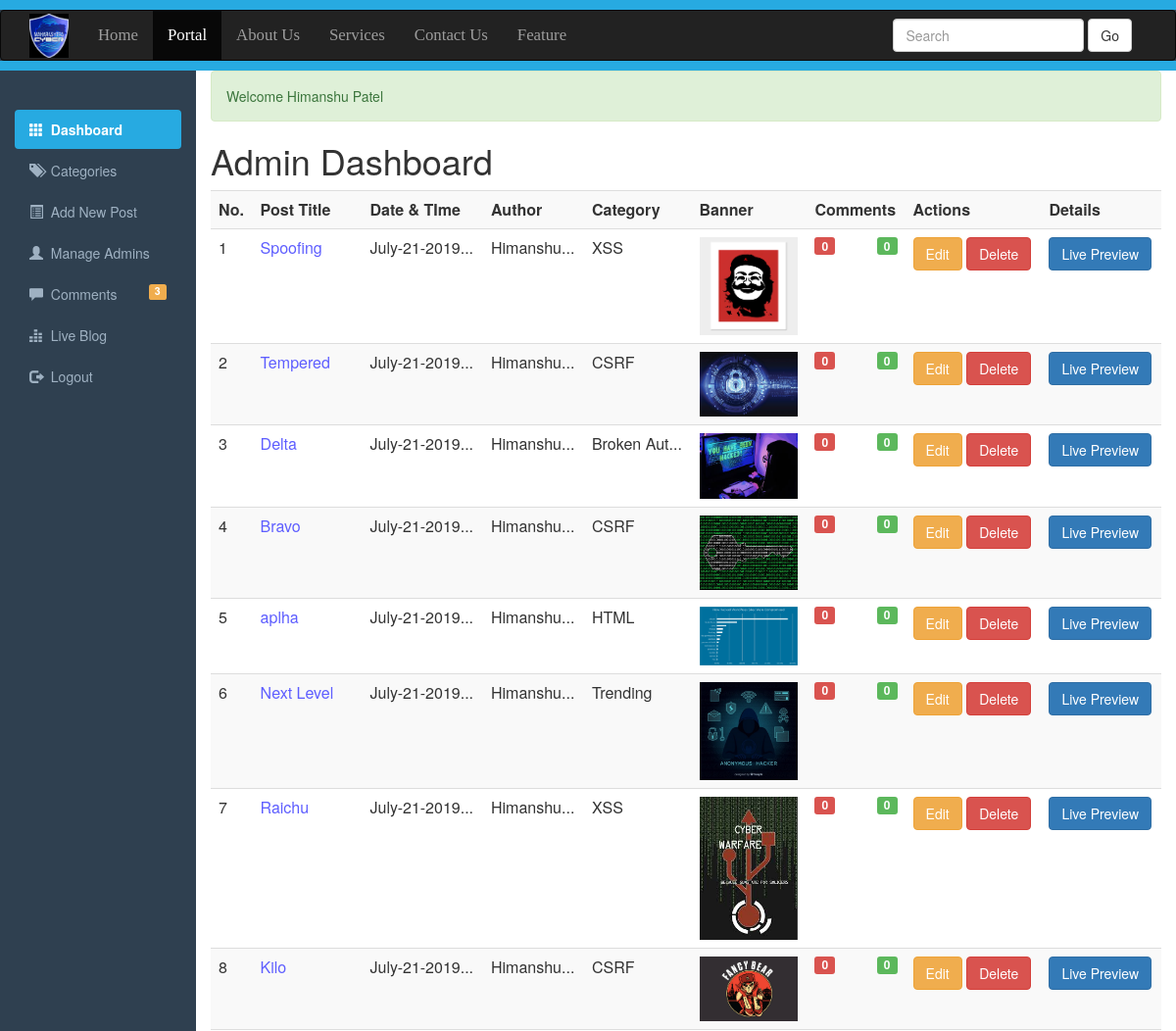
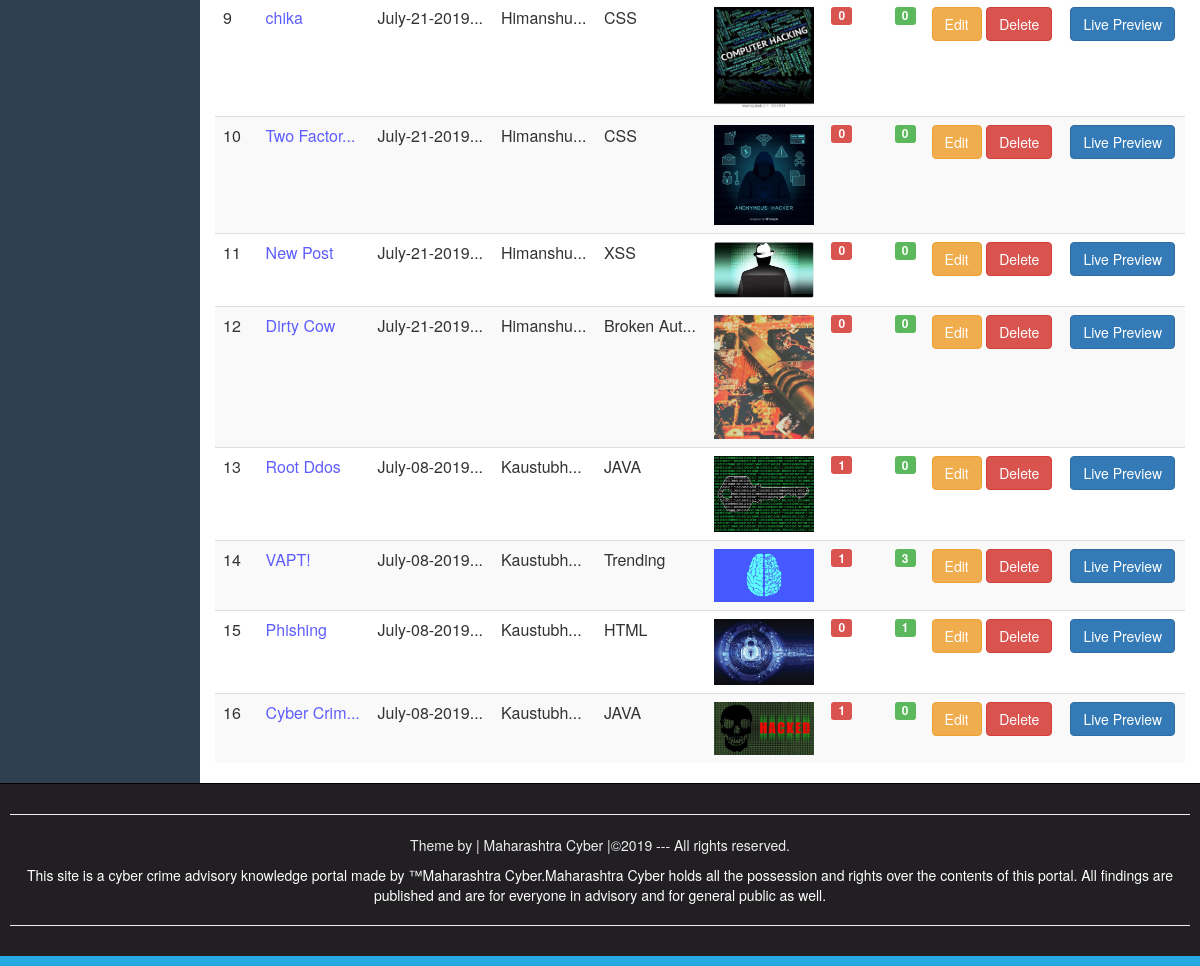
Page /Dashboard.php (signed in) on the committed database (2 pictures, top to bottom).
### tables this page shows
CREATE TABLE `admin_panel` (
  `id` int(10) NOT NULL,
  `datetime` varchar(50) NOT NULL,
  `category` varchar(250) NOT NULL,
  `title` varchar(200) NOT NULL,
  `author` varchar(100) NOT NULL,
  `image` varchar(300) NOT NULL,
  `post` varchar(20000) NOT NULL
);

### Dashboard.php (the view, shortened to what this page needs)
<?php require_once("include/Sessions.php");?>
<!DOCTYPE>
<html>
    <head>
        <link rel="stylesheet" href="css/bootstrap.min.css">
        <link rel="stylesheet" href="css/adminstyle.css">
    </head>
    <body>
    <div style="height: 10px;background: #27AAE1;"></div>
     <nav class ="navbar navbar-inverse" role="navigation">
    <div class="container">
        <div class="navbar-header">
        <a class="navbar-brand" href="Portal.php">
        <img style="margin-top: -12px;" src="images/maha.jfif" width=40;height=7;>
        </a>
        </div>
        <div class="collapse navbar-collapse" id="collapse">
        <ul class="nav navbar-nav">
            <li><a href="#">Home</a></li>
            <li class="active"><a href="Portal.php" target="_blank">Portal</a></li>
            <li><a href="#">About Us</a></li>
            <li><a href="#">Services</a></li>
            <li><a href="#">Contact Us</a></li>
            <li><a href="#">Feature</a></li>
        </ul>
        <form action="Portal.php" class="navbar-form navbar-right">
        <div class="form-group">
        <input type="text" class="form-control" placeholder="Search" name="Search">
        </div>
        <button class="btn btn-default" name="SearchButton">Go</button>
        </form>
        </div>
        </nav>
        <div class="Line" style="height: 10px;background: #27AAE1;"></div>
<div class="container-fluid">
<div class="row">
    <div class="col-sm-2">
    <br><br>
        <ul id="Side_Menu" class="nav nav-pills nav-stacked">
        <li class="active"><a href="Dashboard.php">
        <span class="glyphicon glyphicon-th"></span>
        &nbsp;Dashboard</a></li>
        <li><a href="Categories.php">
        <span class="glyphicon glyphicon-tags"></span>
        &nbsp;Categories</a></li>
        <li><a href="AddNewPost.php">
        <span class="glyphicon glyphicon-list-alt"></span>
        &nbsp;Add New Post</a></li>
        <li><a href="ManageAdmin.php">
        <span class="glyphicon glyphicon-user"></span>
        &nbsp;Manage Admins</a></li>
        <li><a href="Comments.php">
        <span class="glyphicon glyphicon-comment"></span>
        &nbsp;Comments
        <?php
                     global $connection;
                     $QueryTotal="SELECT COUNT(*) FROM comments WHERE status='OFF'";
                     $ExecuteTotal=mysqli_query($connection,$QueryTotal);
                     $RowsTotal=mysqli_fetch_array($ExecuteTotal);
                     $TotalUnApprovedComments=array_shift($RowsTotal);
                ?>
                <span class="label pull-right label-warning">
                <?php echo $TotalUnApprovedComments; ?></span>
        </a></li>
        <li><a href="#">
        <span class="glyphicon glyphicon-equalizer"></span>
        &nbsp;Live Blog</a></li>
        <li><a href="Logout.php">
        <span class="glyphicon glyphicon-log-out"></span>
        &nbsp;Logout</a></li>
        </ul>
        </div>
        <div class="col-sm-10">
        <div><?php  echo Message();
                    echo SuccessMessage();
         ?></div>
        <h1>Admin Dashboard</h1>
        <div class="table-responsive">
         <table class="table table-striped table-hover">
            <tr>
                <th>No.</th>
                <th>Post Title</th>
                <th>Date & TIme</th>
                <th>Author</th>
                <th>Category </th>
                <th>Banner</th>
                <th>Comments</th>
                <th>Actions</th>
                <th>Details</th>
            </tr>
            <?php
            global $connection;
            $ViewQuery="SELECT * FROM admin_panel ORDER BY datetime desc";
            $Execute=mysqli_query($connection,$ViewQuery);
            $SrNo=0;
            while($DataRows=mysqli_fetch_array($Execute)){
                $Id=$DataRows["id"];
                $DateTime=$DataRows["datetime"];
                $Title=$DataRows["title"];
                $Category=$DataRows["category"];
                $Admin=$DataRows["author"];
                $Image=$DataRows["image"];
                $SrNo++;
            ?>
            <tr>
            <td><?php echo $SrNo;?></td>
            <td style="color: #5e5eff;"><?php
            if(strlen($Title)>10){$Title=substr($Title,0,10)."...";}
            echo $Title;?></td>
            <td><?php
            if(strlen($DateTime)>11){$DateTime=substr($DateTime,0,12)."...";}
            echo $DateTime;?></td>
            <td><?php
             if(strlen($Admin)>8){$Admin=substr($Admin,0,8)."...";}
            echo $Admin;?></td>
            <td><?php
            if(strlen($Category)>10){$Category=substr($Category,0,10)."...";}
            echo  $Category;?></td>
            <td><img src="upload/<?php echo $Image;?>" width="100";height="30px"></td>
            <td>
                <?php
                     global $connection;
                     $QueryApproved="SELECT COUNT(*) FROM comments WHERE admin_panel_id='$Id'AND status='ON'";
                     $QueryDisApproved="SELECT COUNT(*) FROM comments WHERE admin_panel_id='$Id'AND status='OFF'";
                     $ExecuteApproved=mysqli_query($connection,$QueryApproved);
                     $ExecuteDisApproved=mysqli_query($connection,$QueryDisApproved);
                     $RowsApproved=mysqli_fetch_array($ExecuteApproved);
                     $RowsDisApproved=mysqli_fetch_array($ExecuteDisApproved);
                     $TotalDisApproved=array_shift($RowsDisApproved);
                     $TotalApproved=array_shift($RowsApproved);
                ?>
                <span class="label pull-left label-danger">
                <?php echo $TotalDisApproved; ?></span>
                <span class="label pull-right label-success">
                <?php echo $TotalApproved; ?></span>
            </td>
            <td>
            <a href="EditPost.php?Edit=<?php echo $Id;?>">
            <span class="btn btn-warning">Edit</span>
            </a>
            <a href="DeletePost.php?Delete=<?php echo $Id;?>">
            <span class="btn btn-danger">Delete</span>
            </a>
            </td>
            <td><a href="FullPost.php?id=<?php echo $Id;?>" target="_blank"><span class="btn btn-primary">Live Preview</span></td></a>
            </tr>
<?php } ?>
</table>
</div>
        </div>
</div>
</div>
<div id="Footer">
    <hr><p>Theme by | Maharashtra Cyber |&copy;2019 --- All rights reserved.
</p>
<a style="color: white; text-decoration:none; cursor: pointer; font weight: bold" href="https://www.reportphishing.in/index.php" target="_blank">
<p>This site is a cyber crime advisory knowledge portal made by &trade;Maharashtra Cyber.Maharashtra Cyber holds all the possession and rights over the contents of this portal.
    All findings are published and are for everyone in advisory and for general public as well.
</p><hr></a>
</div>
<div style="height: 10px; background: #27AAE1;"></div>
    </body>
</html>

### css/adminstyle.css (style rules this page uses)
.navbar-nav li { font-family: Bitter,Georgia,Times,"Times New Roman",serif; font-size: 1.2em; }
.Line { margin-top: -20px; }
body { background-color: #2f4050; }
.col-sm-10 { background-color: #ffffff; }
#Side_Menu a { color: #9fb1c2; }
#Side_Menu .active a { color: #ffffff; background-color: #27AAE1; font-weight: bold; }
#Footer { padding: 10px; border-top: 1px solid black; color: #eeeeee; background-color: #211f22; text-align: center; }

### Dashboard.php (style rules this page uses)
.navbar-nav li { font-family: Bitter,Georgia,Times,"Times New Roman",serif; font-size: 1.2em; }
.Line { margin-top: -20px; }

### rows in the picture
admin_panel: title "Spoofing", datetime "July-21-2019...", author "Himanshu...", category "XSS", image (picture), TotalDisApproved "0", TotalApproved "0"
admin_panel: title "Tempered", datetime "July-21-2019...", author "Himanshu...", category "CSRF", image (picture), TotalDisApproved "0", TotalApproved "0"
admin_panel: title "Delta", datetime "July-21-2019...", author "Himanshu...", category "Broken Aut...", image (picture), TotalDisApproved "0", TotalApproved "0"
admin_panel: title "Bravo", datetime "July-21-2019...", author "Himanshu...", category "CSRF", image (picture), TotalDisApproved "0", TotalApproved "0"
admin_panel: title "aplha", datetime "July-21-2019...", author "Himanshu...", category "HTML", image (picture), TotalDisApproved "0", TotalApproved "0"
admin_panel: title "Next Level", datetime "July-21-2019...", author "Himanshu...", category "Trending", image (placeholder picture), TotalDisApproved "0", TotalApproved "0"
admin_panel: title "Raichu", datetime "July-21-2019...", author "Himanshu...", category "XSS", image (picture), TotalDisApproved "0", TotalApproved "0"
admin_panel: title "Kilo", datetime "July-21-2019...", author "Himanshu...", category "CSRF", image (picture), TotalDisApproved "0", TotalApproved "0"
admin_panel: title "chika", datetime "July-21-2019...", author "Himanshu...", category "CSS", image (picture), TotalDisApproved "0", TotalApproved "0"
admin_panel: title "Two Factor...", datetime "July-21-2019...", author "Himanshu...", category "CSS", image (placeholder picture), TotalDisApproved "0", TotalApproved "0"
admin_panel: title "New Post", datetime "July-21-2019...", author "Himanshu...", category "XSS", image (picture), TotalDisApproved "0", TotalApproved "0"
admin_panel: title "Dirty Cow", datetime "July-21-2019...", author "Himanshu...", category "Broken Aut...", image (picture), TotalDisApproved "0", TotalApproved "0"
admin_panel: title "Root Ddos", datetime "July-08-2019...", author "Kaustubh...", category "JAVA", image (picture), TotalDisApproved "1", TotalApproved "0"
admin_panel: title "VAPT!", datetime "July-08-2019...", author "Kaustubh...", category "Trending", image (picture), TotalDisApproved "1", TotalApproved "3"
admin_panel: title "Phishing", datetime "July-08-2019...", author "Kaustubh...", category "HTML", image (picture), TotalDisApproved "0", TotalApproved "1"
admin_panel: title "Cyber Crim...", datetime "July-08-2019...", author "Kaustubh...", category "JAVA", image (picture), TotalDisApproved "1", TotalApproved "0"

### other values in the picture
$TotalUnApprovedComments "3"
SuccessMessage() "Welcome Himanshu Patel"
